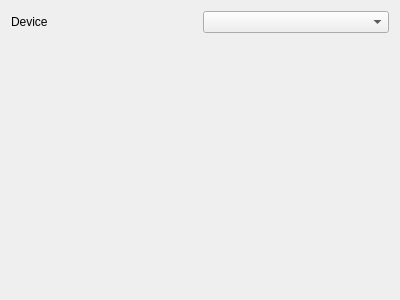
<?xml version="1.0" encoding="UTF-8"?>
<ui version="4.0">
 <class>DeviceWidgetForm</class>
 <widget class="QWidget" name="DeviceWidgetForm">
  <property name="geometry">
   <rect>
    <x>0</x>
    <y>0</y>
    <width>400</width>
    <height>300</height>
   </rect>
  </property>
  <property name="windowTitle">
   <string>Form</string>
  </property>
  <layout class="QGridLayout" name="gridLayout">
   <item row="0" column="0">
    <widget class="QLabel" name="label">
     <property name="text">
      <string>Device</string>
     </property>
    </widget>
   </item>
   <item row="0" column="1">
    <widget class="QComboBox" name="deviceSelectionComboBox"/>
   </item>
   <item row="1" column="0" colspan="2">
    <widget class="QStackedWidget" name="deviceStackedWidget">
     <property name="currentIndex">
      <number>-1</number>
     </property>
    </widget>
   </item>
  </layout>
 </widget>
 <resources/>
 <connections/>
</ui>
